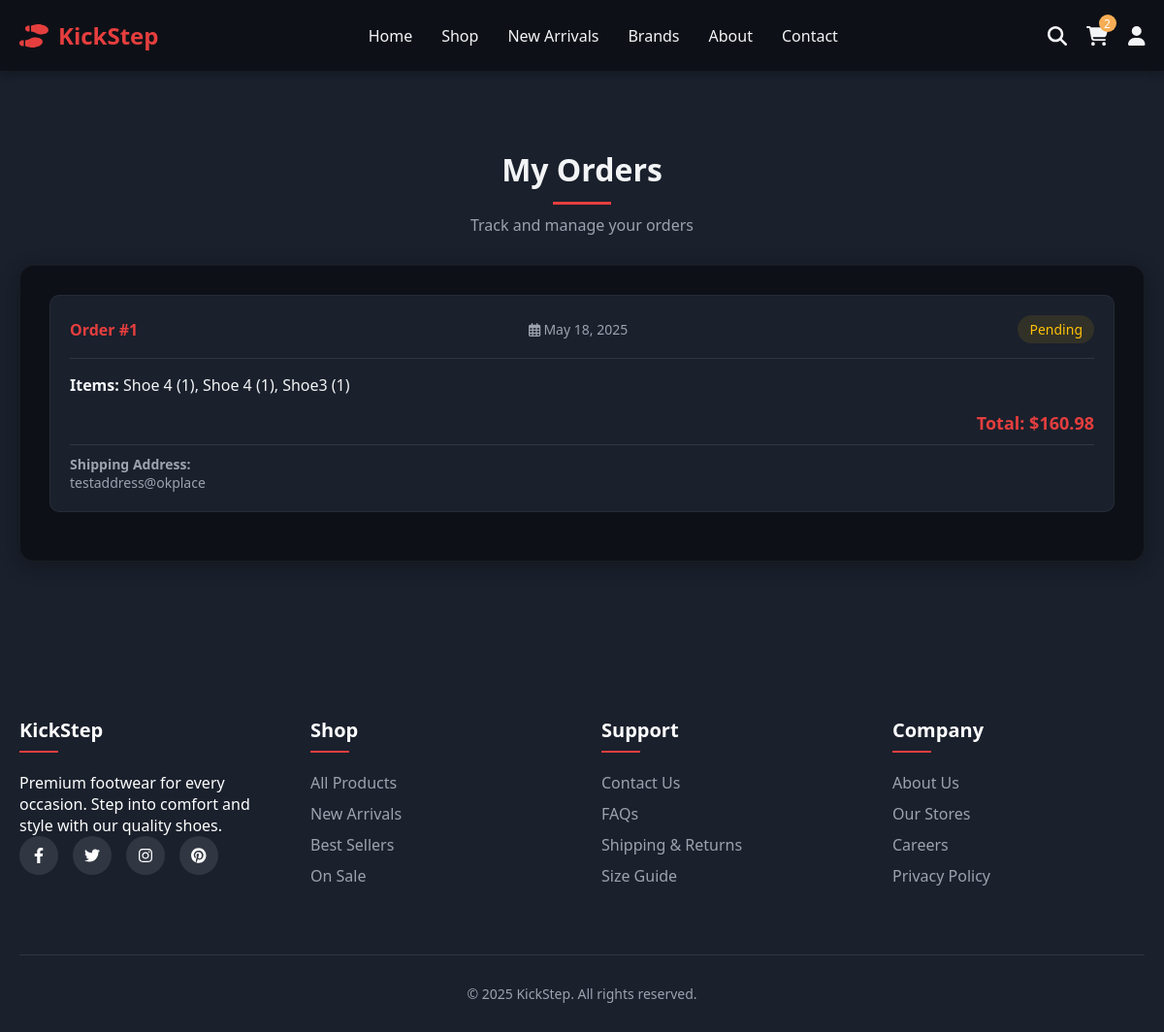
Screenshot of /orders.php (signed in) with the database file from the repository.
### tables this page shows
CREATE TABLE `orders` (
  `id` int(11) NOT NULL,
  `user_id` int(11) NOT NULL,
  `total_amount` decimal(10,2) NOT NULL,
  `status` enum('pending','processing','shipped','delivered','cancelled') DEFAULT 'pending',
  `shipping_address` text NOT NULL,
  `created_at` timestamp NOT NULL DEFAULT current_timestamp(),
  `updated_at` timestamp NOT NULL DEFAULT current_timestamp() ON UPDATE current_timestamp()
);

### orders.php (the view, shortened to what this page needs)
<?php
require_once 'includes/db.php';
$orders_query = "SELECT o.*,
                COUNT(oi.id) as item_count,
                GROUP_CONCAT(CONCAT(p.name, ' (', oi.quantity, ')') SEPARATOR ', ') as items
                FROM orders o
                JOIN order_items oi ON o.id = oi.order_id
                JOIN products p ON oi.product_id = p.id
                WHERE o.user_id = ?
                GROUP BY o.id
                ORDER BY o.created_at DESC";
$stmt = $conn->prepare($orders_query);
$stmt->bind_param("i", $_SESSION['user_id']);
$stmt->execute();
$orders_result = $stmt->get_result();
$cart_query = "SELECT COUNT(*) as count FROM cart_items WHERE user_id = ?";
$stmt = $conn->prepare($cart_query);
$stmt->bind_param("i", $_SESSION['user_id']);
$stmt->execute();
$cart_result = $stmt->get_result();
$cart_count = $cart_result->fetch_assoc()['count'];
?>
<!DOCTYPE html>
<html lang="en">
<head>
    <link rel="stylesheet" href="css/dark-theme.css">
</head>
<body>
    <header>
        <div class="container">
            <nav>
                <a href="home.php" class="logo">
                    <i class="fas fa-shoe-prints"></i>
                    KickStep
                </a>
                <div class="nav-links">
                    <a href="home.php">Home</a>
                    <a href="products.php">Shop</a>
                    <a href="#">New Arrivals</a>
                    <a href="#">Brands</a>
                    <a href="#">About</a>
                    <a href="#">Contact</a>
                </div>
                <div class="nav-icons">
                    <a href="#"><i class="fas fa-search"></i></a>
                    <a href="cart.php">
                        <i class="fas fa-shopping-cart"></i>
                        <span class="badge"><?php echo $cart_count; ?></span>
                    </a>
                    <div class="user-dropdown">
                        <a href="#"><i class="fas fa-user"></i></a>
                    </div>
                </div>
            </nav>
        </div>
    </header>
    <section class="orders-section">
        <div class="container">
            <div class="section-title">
                <h2>My Orders</h2>
                <p>Track and manage your orders</p>
            </div>
            <div class="orders-container">
                <?php if ($orders_result->num_rows === 0): ?>
                <div class="empty-orders">
                    <i class="fas fa-shopping-bag"></i>
                    <h2>No Orders Yet</h2>
                    <p>Looks like you haven't placed any orders yet.</p>
                    <a href="products.php" class="btn">Start Shopping</a>
                </div>
                <?php else: ?>
                    <?php while ($order = $orders_result->fetch_assoc()): ?>
                    <div class="order-card">
                        <div class="order-header">
                            <div class="order-id">Order #<?php echo $order['id']; ?></div>
                            <div class="order-date">
                                <i class="far fa-calendar-alt"></i>
                                <?php echo date('F j, Y', strtotime($order['created_at'])); ?>
                            </div>
                            <div class="order-status status-<?php echo $order['status']; ?>">
                                <?php echo ucfirst($order['status']); ?>
                            </div>
                        </div>
                        <div class="order-items">
                            <strong>Items:</strong> <?php echo htmlspecialchars($order['items']); ?>
                        </div>
                        <div class="order-total">
                            Total: $<?php echo number_format($order['total_amount'], 2); ?>
                        </div>
                        <div class="order-address">
                            <strong>Shipping Address:</strong><br>
                            <?php echo nl2br(htmlspecialchars($order['shipping_address'])); ?>
                        </div>
                    </div>
                    <?php endwhile; ?>
                <?php endif; ?>
            </div>
        </div>
    </section>
    <footer>
        <div class="container">
            <div class="footer-content">
                <div class="footer-column">
                    <h3>KickStep</h3>
                    <p>Premium footwear for every occasion. Step into comfort and style with our quality shoes.</p>
                    <div class="social-links">
                        <a href="#"><i class="fab fa-facebook-f"></i></a>
                        <a href="#"><i class="fab fa-twitter"></i></a>
                        <a href="#"><i class="fab fa-instagram"></i></a>
                        <a href="#"><i class="fab fa-pinterest"></i></a>
                    </div>
                </div>
                <div class="footer-column">
                    <h3>Shop</h3>
                    <ul>
                        <li><a href="products.php">All Products</a></li>
                        <li><a href="#">New Arrivals</a></li>
                        <li><a href="#">Best Sellers</a></li>
                        <li><a href="#">On Sale</a></li>
                    </ul>
                </div>
                <div class="footer-column">
                    <h3>Support</h3>
                    <ul>
                        <li><a href="#">Contact Us</a></li>
                        <li><a href="#">FAQs</a></li>
                        <li><a href="#">Shipping & Returns</a></li>
                        <li><a href="#">Size Guide</a></li>
                    </ul>
                </div>
                <div class="footer-column">
                    <h3>Company</h3>
                    <ul>
                        <li><a href="#">About Us</a></li>
                        <li><a href="#">Our Stores</a></li>
                        <li><a href="#">Careers</a></li>
                        <li><a href="#">Privacy Policy</a></li>
                    </ul>
                </div>
            </div>
            <div class="copyright">
                <p>&copy; <?php echo date('Y'); ?> KickStep. All rights reserved.</p>
            </div>
        </div>
    </footer>
</body>
</html>

### css/dark-theme.css (style rules this page uses)
:root { --primary: #e53e3e; --primary-dark: #c53030; --secondary: #f6ad55; --dark: #1a202c; --darker: #0d1117; --light: #f3f4f6; --gray: #9ca3af; --light-gray: #e2e8f0; }
* { margin: 0; padding: 0; box-sizing: border-box; font-family: 'Segoe UI', Tahoma, Geneva, Verdana, sans-serif; }
body { background-color: var(--dark); color: var(--light); overflow-x: hidden; }
.container { max-width: 1200px; margin: 0 auto; padding: 0 20px; }
header { background-color: var(--darker); box-shadow: 0 2px 10px rgba(0, 0, 0, 0.3); position: sticky; top: 0; z-index: 100; }
nav { display: flex; justify-content: space-between; align-items: center; padding: 20px 0; }
.logo { font-size: 24px; font-weight: 700; color: var(--primary); text-decoration: none; display: flex; align-items: center; gap: 10px; }
.nav-links { display: flex; gap: 30px; align-items: center; }
.nav-links a { text-decoration: none; color: var(--light); font-weight: 500; transition: color 0.3s ease; position: relative; }
.nav-links a::after { content: ''; position: absolute; bottom: -5px; left: 0; width: 0; height: 2px; background-color: var(--primary); transition: width 0.3s ease; }
.nav-icons { display: flex; gap: 20px; align-items: center; }
.nav-icons a { color: var(--light); font-size: 20px; position: relative; transition: color 0.3s ease; }
.badge { position: absolute; top: -8px; right: -8px; background-color: var(--secondary); color: white; font-size: 12px; width: 18px; height: 18px; border-radius: 50%; display: flex; align-items: center; justify-content: center; }
.section-title { text-align: center; margin-bottom: 50px; }
.section-title h2 { font-size: 36px; color: var(--light); margin-bottom: 15px; position: relative; display: inline-block; padding-bottom: 15px; }
.section-title h2::after { content: ''; position: absolute; bottom: 0; left: 50%; transform: translateX(-50%); width: 60px; height: 3px; background: var(--primary); }
.section-title p { color: var(--gray); max-width: 600px; margin: 0 auto; }
footer { background-color: var(--dark); color: white; padding: 80px 0 30px; }
.footer-content { display: grid; grid-template-columns: repeat(auto-fit, minmax(200px, 1fr)); gap: 40px; margin-bottom: 60px; }
.footer-column h3 { font-size: 20px; margin-bottom: 20px; position: relative; padding-bottom: 10px; }
.footer-column h3::after { content: ''; position: absolute; bottom: 0; left: 0; width: 40px; height: 2px; background-color: var(--primary); }
.footer-column ul { list-style: none; }
.footer-column ul li { margin-bottom: 10px; }
.footer-column ul li a { text-decoration: none; color: var(--gray); transition: color 0.3s ease; }
.social-links { display: flex; gap: 15px; }
.social-links a { display: flex; align-items: center; justify-content: center; width: 40px; height: 40px; border-radius: 50%; background-color: rgba(255, 255, 255, 0.1); color: white; transition: all 0.3s ease; }
.copyright { text-align: center; padding-top: 30px; border-top: 1px solid rgba(255, 255, 255, 0.1); color: var(--gray); font-size: 14px; }
.user-dropdown { position: relative; }

### orders.php (style rules this page uses)
.orders-section { padding: 80px 0; min-height: calc(100vh - 400px); }
.orders-container { background-color: var(--darker); border-radius: 15px; padding: 30px; box-shadow: 0 5px 20px rgba(0, 0, 0, 0.3); border: 1px solid rgba(255, 255, 255, 0.05); }
.section-title { margin-bottom: 30px; text-align: center; }
.section-title h2 { color: var(--light); font-size: 32px; margin-bottom: 10px; }
.section-title p { color: var(--gray); }
.order-card { background-color: var(--dark); border-radius: 10px; padding: 20px; margin-bottom: 20px; border: 1px solid rgba(255, 255, 255, 0.05); }
.order-header { display: flex; justify-content: space-between; align-items: center; margin-bottom: 15px; padding-bottom: 15px; border-bottom: 1px solid rgba(255, 255, 255, 0.1); }
.order-id { color: var(--primary); font-weight: 600; }
.order-date { color: var(--gray); font-size: 14px; }
.order-status { padding: 5px 12px; border-radius: 20px; font-size: 14px; font-weight: 500; }
.status-pending { background-color: rgba(255, 193, 7, 0.1); color: #ffc107; }
.order-items { color: var(--light); margin-bottom: 15px; line-height: 1.5; }
.order-total { color: var(--primary); font-weight: 600; font-size: 18px; text-align: right; }
.order-address { color: var(--gray); font-size: 14px; margin-top: 10px; padding-top: 10px; border-top: 1px solid rgba(255, 255, 255, 0.1); }

### rows the page displays
orders: id "1", created_at "May 18, 2025", status "Pending", items "Shoe 4 (1), Shoe 4 (1), Shoe3 (1)", total_amount "160.98", shipping_address "testaddress@okplace"

### other values shown
$cart_count "2"
